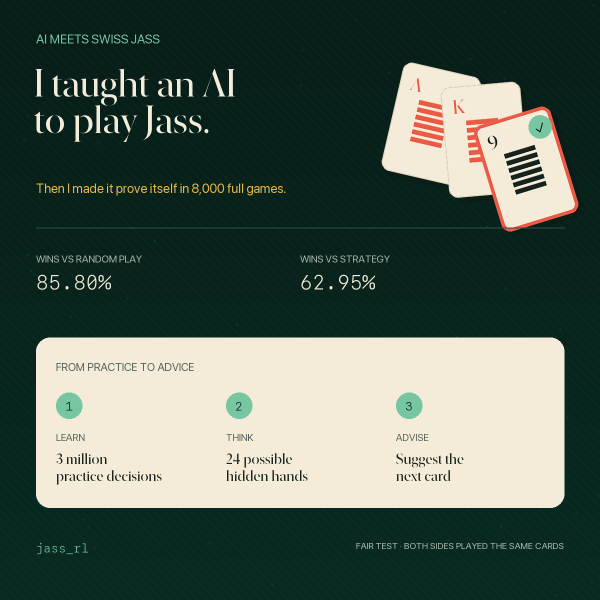
#> input picture docs/assets/linkedin/jass-rl-linkedin-hero.png, 1200 x 1200 px (shown at 1/2 size)
$ python -i render_linkedin_assets.py   (imports and definitions only)
#> lines starting #> are read from the running program, lines starting #| are printed output that depends on the picture
"""Render deterministic LinkedIn images and a GIF from verified Jass reports.

This script intentionally reads the same JSON artifacts used by the advisor;
it never invents intermediate win rates or training measurements.
"""

from __future__ import annotations

import argparse
import hashlib
import json
import math
import random
from pathlib import Path
from typing import Any

from PIL import Image, ImageDraw, ImageFont

FELT = "#071d18"
FELT_LIGHT = "#0d3027"
INK = "#f3ecd9"
MUTED = "#aeb9ad"
MINT = "#76c6a2"
CORAL = "#eb5a46"
GOLD = "#e5b84a"
PAPER = "#f4ecd8"
PAPER_INK = "#17241e"
LINE = "#315047"

TARGET_GIF_BYTES = 5 * 1024 * 1024
MAX_GIF_FRAMES = 500
MAX_GIF_ANIMATED_PIXELS = 36_152_320

FONT_SANS = Path("/System/Library/Fonts/SFNS.ttf")
FONT_MONO = Path("/System/Library/Fonts/SFNSMono.ttf")
FONT_SERIF = Path("/System/Library/Fonts/NewYork.ttf")


def font(path: Path, size: int) -> ImageFont.FreeTypeFont | ImageFont.ImageFont:
    try:
        return ImageFont.truetype(str(path), size=size)
    except OSError:
        return ImageFont.load_default(size=size)


# [106 lines left out: functions _implementation_digest, report_metrics, load_inputs, not called in this run]


def background(size: tuple[int, int], *, seed: int = 17) -> Image.Image:
    width, height = size
    image = Image.new("RGB", size, FELT)
    draw = ImageDraw.Draw(image, "RGBA")
    for y in range(height):
        blend = y / max(1, height - 1)
        draw.line((0, y, width, y), fill=(7, 29 + int(14 * blend), 24 + int(10 * blend), 255))
    for offset in range(-height, width, 18):
        draw.line((offset, 0, offset + height, height), fill=(255, 255, 255, 5), width=2)
    rng = random.Random(seed)
    for _ in range(180):
        x = rng.randrange(width)
        y = rng.randrange(height)
        radius = rng.choice((1, 1, 1, 2))
        draw.ellipse((x - radius, y - radius, x + radius, y + radius), fill=(118, 198, 162, 18))
    return image


def text(
    draw: ImageDraw.ImageDraw,
    xy: tuple[int, int],
    value: str,
    *,
    typeface: ImageFont.ImageFont,
    fill: str = INK,
    anchor: str | None = None,
    spacing: int = 8,
    align: str = "left",
) -> None:
    draw.multiline_text(
        xy,
        value,
        font=typeface,
        fill=fill,
        anchor=anchor,
        spacing=spacing,
        align=align,
    )


def eyebrow(draw: ImageDraw.ImageDraw, value: str, x: int, y: int) -> None:
    text(draw, (x, y), value.upper(), typeface=font(FONT_SANS, 25), fill=MINT)


# [163 lines left out: functions card, metric_strip, render_hero, render_decision, progress_bar, not called in this run]


def gif_frame(data: dict[str, Any], index: int) -> Image.Image:
    image = background((900, 900), seed=31).convert("RGBA")
    draw = ImageDraw.Draw(image, "RGBA")
    eyebrow(draw, "Teaching an AI to play Jass", 50, 44)

    if index <= 9:
        local = index / 9
        text(
            draw,
            (48, 108),
            "First, it learned\nthe game.",
            typeface=font(FONT_SERIF, 70),
            spacing=0,
        )
        trained = int(data["model_steps"] * min(1.0, local))
        text(draw, (50, 345), f"{trained:,}", typeface=font(FONT_MONO, 49), fill=INK)
        text(draw, (50, 408), "PRACTICE DECISIONS", typeface=font(FONT_SANS, 21), fill=MUTED)
        progress_bar(draw, (50, 475, 850, 505), local)
        text(
            draw,
            (50, 575),
            "LEGAL CARDS  ·  SCORING  ·  TEAMWORK",
            typeface=font(FONT_MONO, 20),
            fill=GOLD,
        )
        text(
            draw,
            (50, 675),
            "It practised choosing a card,\nseeing what happened, and trying again.",
            typeface=font(FONT_SANS, 28),
            fill=MUTED,
            spacing=12,
        )
    elif index <= 18:
        local = (index - 10) / 8
        worlds = max(1, min(24, math.ceil(local * 24)))
        text(
            draw,
            (48, 108),
            "Then it learned to\nthink past one hand.",
            typeface=font(FONT_SERIF, 62),
        )
        for world in range(24):
            angle = 2 * math.pi * world / 24
            radius = 220 + 23 * math.sin(world * 1.7)
            x = 450 + math.cos(angle) * radius
            y = 515 + math.sin(angle) * radius
            active = world < worlds
            draw.ellipse((x - 12, y - 12, x + 12, y + 12), fill=MINT if active else LINE)
            if active:
                draw.line((450, 515, x, y), fill=(118, 198, 162, 38), width=2)
        card(image, (450, 515), "▰", "9", selected=True, scale=.9)
        text(
            draw,
            (450, 805),
            f"{worlds}/24 POSSIBLE HIDDEN HANDS CHECKED",
            typeface=font(FONT_MONO, 22),
            fill=GOLD,
            anchor="mm",
        )
    elif index <= 28:
        local = (index - 19) / 9
        text(draw, (48, 108), "Finally, I made it\nprove itself.", typeface=font(FONT_SERIF, 65))
        rows = [
            ("WINS VS RANDOM PLAY", data["full_random"]["win_rate"]),
            ("WINS VS STRATEGY", data["full_strategic"]["win_rate"]),
        ]
        for row, (label, value) in enumerate(rows):
            y = 390 + row * 155
            shown = value * min(1.0, max(0.0, local * 1.35 - row * .18))
            text(draw, (50, y), label, typeface=font(FONT_SANS, 23), fill=MUTED)
            text(draw, (850, y), f"{shown * 100:.2f}%", typeface=font(FONT_MONO, 29), anchor="ra")
            progress_bar(draw, (50, y + 48, 850, y + 74), shown)
        text(
            draw,
            (50, 735),
            f"{data['test_games']:,} FULL GAMES\nFAIR TEST · BOTH SIDES GOT THE SAME CARDS",
            typeface=font(FONT_MONO, 22),
            fill=GOLD,
            spacing=12,
        )
    else:
        text(draw, (48, 108), "Tested.\nReady to advise.", typeface=font(FONT_SERIF, 68))
        card(image, (260, 495), "▰", "9", selected=True, scale=1.02)
        draw.rounded_rectangle((490, 315, 850, 685), radius=25, fill=(244, 236, 216, 255))
        text(
            draw,
            (530, 360),
            f"{data['test_games']:,} TEST GAMES",
            typeface=font(FONT_SANS, 21),
            fill="#53635a",
        )
        text(
            draw,
            (530, 420),
            f"{data['full_strategic']['win_rate'] * 100:.2f}%",
            typeface=font(FONT_MONO, 50),
            fill=PAPER_INK,
        )
        text(draw, (530, 485), "wins vs strategy", typeface=font(FONT_SERIF, 31), fill=PAPER_INK)
        text(
            draw,
            (530, 570),
            f"{data['full_random']['win_rate'] * 100:.2f}% wins\nvs random play",
            typeface=font(FONT_SANS, 25),
            fill="#53635a",
            spacing=10,
        )
        text(draw, (50, 790), "THE NEXT MOVE, EXPLAINED", typeface=font(FONT_MONO, 23), fill=GOLD)
    return image.convert("RGB")


def render_gif(data: dict[str, Any], out: Path) -> None:
    frame_count = 36
    frames = [gif_frame(data, index) for index in range(frame_count)]
    palette_frames = [
        frame.convert("P", palette=Image.Palette.ADAPTIVE, colors=128)
        for frame in frames
    ]
    out.parent.mkdir(parents=True, exist_ok=True)
    palette_frames[0].save(
        out,
        save_all=True,
        append_images=palette_frames[1:],
        duration=100,
        loop=0,
        optimize=True,
        disposal=2,
        comment=b"Illustrated Jass AI training and verified evaluation story",
    )
    with Image.open(out) as rendered:
        animated_pixels = rendered.width * rendered.height * rendered.n_frames
        if rendered.n_frames > MAX_GIF_FRAMES:
            raise ValueError("rendered GIF exceeds LinkedIn's frame limit")
        if animated_pixels > MAX_GIF_ANIMATED_PIXELS:
            raise ValueError("rendered GIF exceeds LinkedIn's animated-pixel limit")
    if out.stat().st_size > TARGET_GIF_BYTES:
        raise ValueError("rendered GIF exceeds this project's compact 5 MiB target")


# [17 lines left out: functions parse_args, main, not called in this run]


# [2 lines not run here, left out]

>>> import cv2
>>> picture = cv2.imread('../docs/assets/linkedin/jass-rl-linkedin-hero.png', cv2.IMREAD_GRAYSCALE)
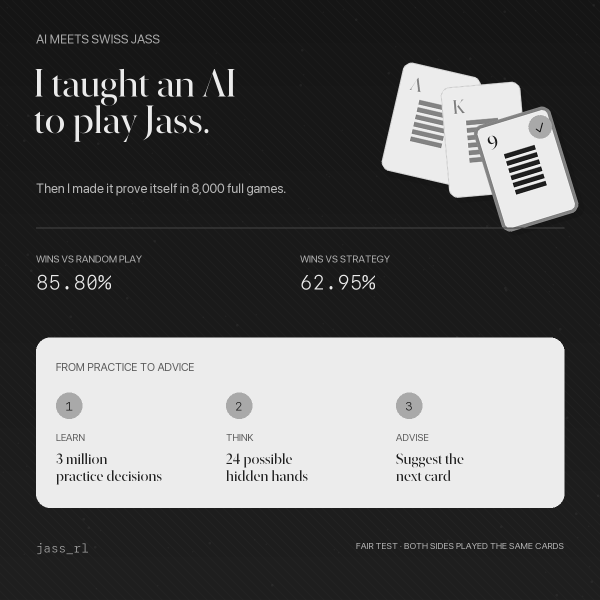
#> picture: shape (1200, 1200) (shown at 1/2 size); min 0, max 253, mean 90.3
>>> result = render_gif(picture, 'out.png')
#> in background, `image = Image.new("RGB", size, FELT)`:
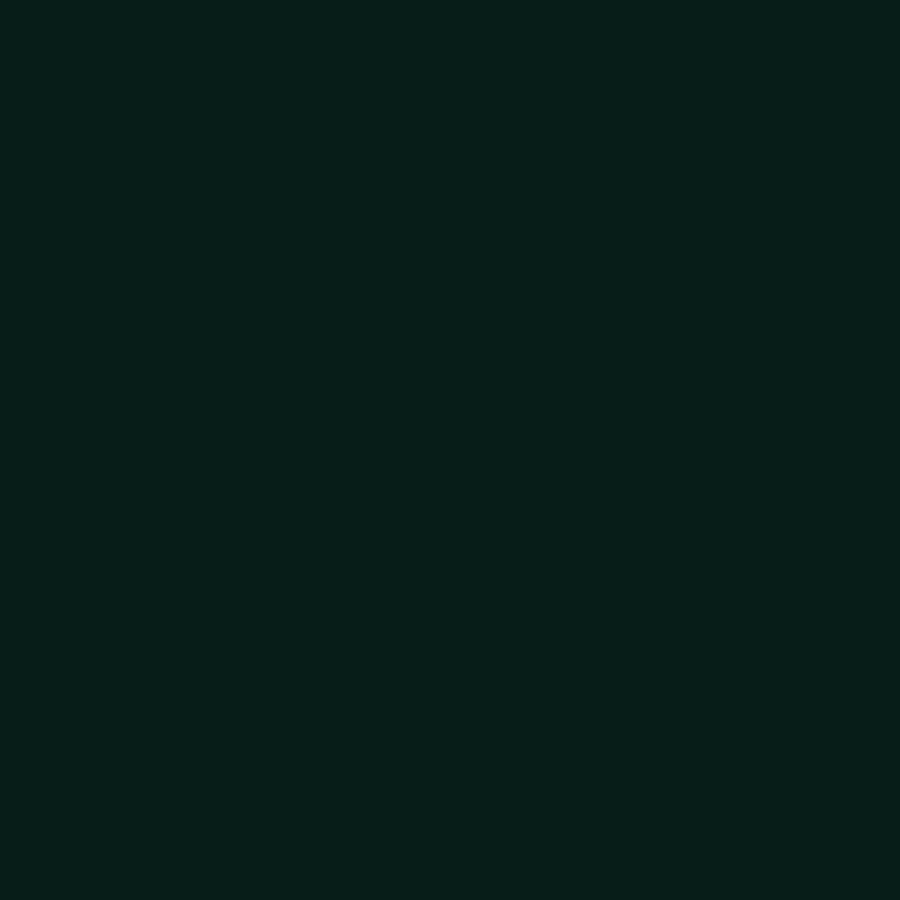
#> image: PIL image 900x900 RGB; mean R, G, B 7, 29, 24
#> (the run stopped early here; a loop or call above may not have finished)
